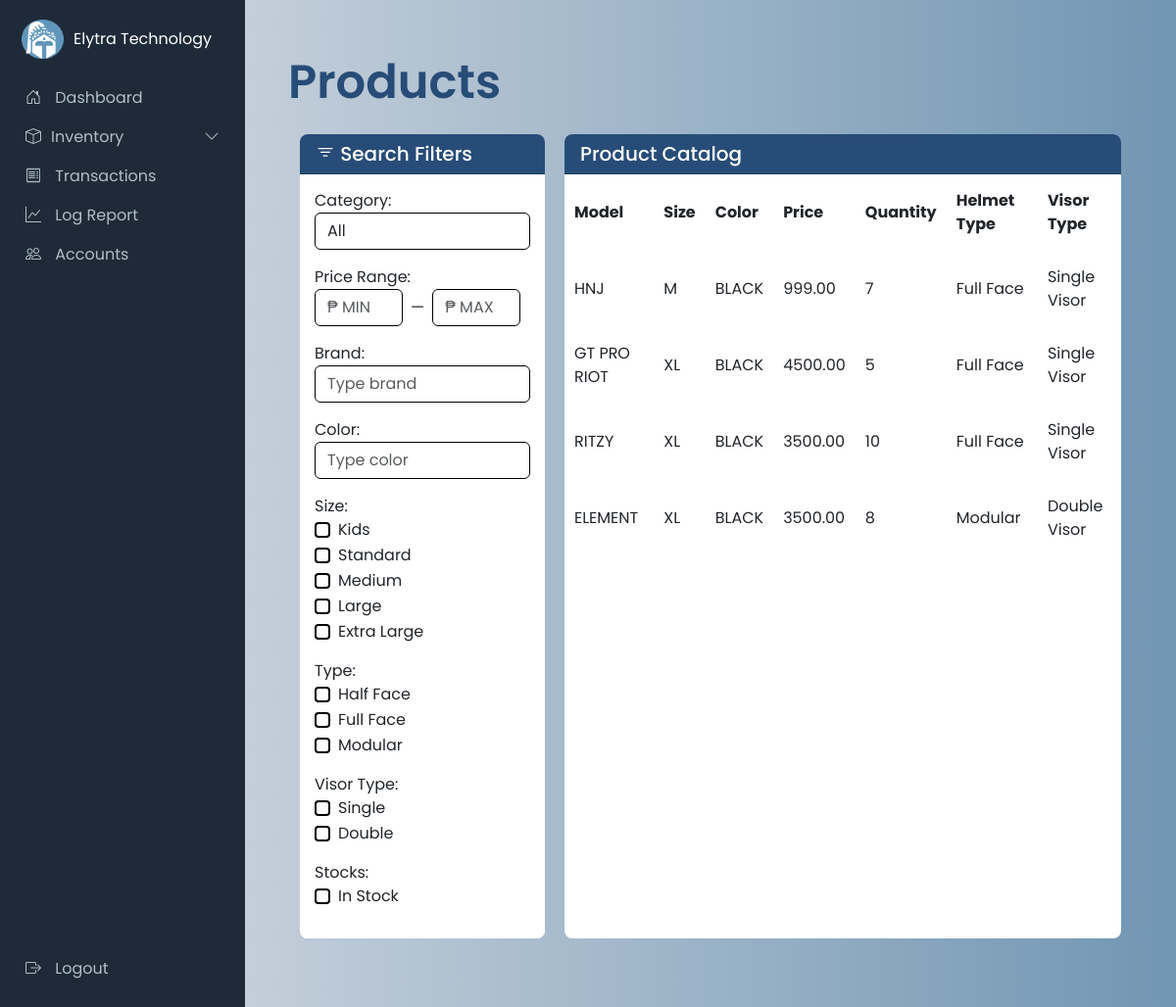
Screenshot of /products/ with the database file from the repository.
### etms_app/models.py (models this page shows, shortened)
class Helmet(models.Model):
    HELMET_TYPES = [
        ('Full Face', 'Full Face'),
        ('Half Face', 'Half Face'),
        ('Modular', 'Modular'),
        ('Off-Road', 'Off-Road'),
        ('Open Face', 'Open Face'),
    ]
    VISOR_TYPES = [
        ('Single Visor', 'Single Visor'),
        ('Double Visor', 'Double Visor'),
    ]
    brand = models.CharField(max_length=100)  # Default brand
    model = models.CharField(max_length=100)  # Default model
    size = models.CharField(max_length=10)  # Default size
    color = models.CharField(max_length=50)  # Default color
    price = models.DecimalField(max_digits=10, decimal_places=2, default=0.00)  # Default price
    quantity = models.IntegerField(default=0)  # Default stock quantity
    helmet_type = models.CharField(max_length=20, choices=HELMET_TYPES, default="Full Face")
    visor_type = models.CharField(max_length=20, choices=VISOR_TYPES, default="Single Visor")

### etms_app/views.py (the view)
# urls.py: path("products/", products, name="products"),
def products(request):
    helmets = Helmet.objects.all()
    context = {
        "helmets": helmets,
        "current_tab": "products"
    }
    return render(request, "products.html", context)

### etms_app/templates/products.html (shortened to what this page needs)
<!DOCTYPE html>
{% extends "index.html" %}
{% load static %}
{% block main_contents %}
<div class="container-fluid px-2 my-3">
    <div class="card" style="border: none; background-color: transparent; border-radius: 8px;">
        <div class="card-body px-3 pt-1">
            <div class="d-flex justify-content-between align-items-center mb-4">
                <h1 class="mb-0" style="color: #274C77; font-weight: 600; font-size: 3.0rem;">Products</h1>
            </div>
    <div class="container my-0 d-flex w-100" style="gap: 20px;">
        <div class="card mb-4" style="border: none; border-radius: 8px; width: 250px;">
            <div class="card-header" style="background-color: #274C77; color: white; border-radius: 8px 8px 0 0;">
                <h5 class="card-title mb-0">
                    <i class="bi bi-filter"></i> Search Filters
                </h5>
            </div>
        <div class="filter-container me-3" style="width: 30vh; padding: 15px; min-height: 0vh;">
                    <div class="mb-3">
                        <label for="category">Category:</label>
                        <select id="category" class="form-control" onchange="applyFilters()">
                            <option value="">All</option>
                        </select>
                    </div>
                    <div class="mb-3">
                        <label>Price Range:</label>
                        <div class="d-flex align-items-center">
                            <input type="number" id="minPrice" placeholder="₱ MIN" class="form-control me-2" style="width: 90px;" oninput="applyFilters()">
                            <span>—</span>
                            <input type="number" id="maxPrice" placeholder="₱ MAX" class="form-control ms-2" style="width: 90px;" oninput="applyFilters()">
                        </div>
                    </div>
                    <div class="mb-3">
                        <label for="brand">Brand:</label>
                        <input type="text" id="brand" class="form-control" placeholder="Type brand" oninput="applyFilters()">
                    </div>
                    <div class="mb-3">
                        <label for="color">Color:</label>
                        <input type="text" id="color" class="form-control" placeholder="Type color" oninput="applyFilters()">
                    </div>
                    <div class="mb-3">
                        <label>Size:</label>
                        <div class="form-check">
                            <input class="form-check-input" type="checkbox" value="Kids" id="sizeKids" onchange="applyFilters()">
                            <label class="form-check-label" for="sizeKids">Kids</label>
                        </div>
                        <div class="form-check">
                            <input class="form-check-input" type="checkbox" value="Standard" id="sizeStandard" onchange="applyFilters()">
                            <label class="form-check-label" for="sizeStandard">Standard</label>
                        </div>
                        <div class="form-check">
                            <input class="form-check-input" type="checkbox" value="Medium" id="sizeMedium" onchange="applyFilters()">
                            <label class="form-check-label" for="sizeMedium">Medium</label>
                        </div>
                        <div class="form-check">
                            <input class="form-check-input" type="checkbox" value="Large" id="sizeLarge" onchange="applyFilters()">
                            <label class="form-check-label" for="sizeLarge">Large</label>
                        </div>
                        <div class="form-check">
                            <input class="form-check-input" type="checkbox" value="Extra Large" id="sizeXLarge" onchange="applyFilters()">
                            <label class="form-check-label" for="sizeXLarge">Extra Large</label>
                        </div>
                        </div>
                    <div class="mb-3">
                        <label>Type:</label>
                        <div class="form-check">
                               <input class="form-check-input" type="checkbox" value="Half Face" id="typeHalf" onchange="applyFilters()">
                               <label class="form-check-label" for="typeHalf">Half Face</label>
                        </div>
                        <div class="form-check">
                            <input class="form-check-input" type="checkbox" value="Full Face" id="typeFull" onchange="applyFilters()">
                               <label class="form-check-label" for="typeFull">Full Face</label>
                        </div>
                        <div class="form-check">
                                <input class="form-check-input" type="checkbox" value="Modular" id="typeMod" onchange="applyFilters()">
                               <label class="form-check-label" for="typeMod">Modular</label>
                        </div>
                    </div>
                    <div class="mb-3">
                        <label>Visor Type:</label>
                        <div class="form-check">
                            <input class="form-check-input" type="checkbox" id="visorSingle" name="visor" value="Single" onchange="applyFilters()">
                            <label class="form-check-label" for="visorSingle">Single</label>
                        </div>
                        <div class="form-check">
                            <input class="form-check-input" type="checkbox" id="visorDouble" name="visor" value="Double" onchange="applyFilters()">
                            <label class="form-check-label" for="visorDouble">Double</label>
                        </div>
                    </div>
                <div class="mb-3">
                     <label>Stocks:</label>
                     <div class="form-check">
                            <input class="form-check-input" type="checkbox" value="inStock" id="inStock" onchange="applyFilters()">
                            <label class="form-check-label" for="inStock">In Stock</label>
                    </div>
                </div>
                </div>
         </div>
    <div class="card mb-4 flex-grow-1" style="border: none; border-radius: 8px;">
        <div class="card-header" style="background-color: #274C77; color: white; border-radius: 8px 8px 0 0;">
            <h5 class="card-title mb-0">Product Catalog</h5>
        </div>
        <div class="card-body p-0 overflow-auto" style="max-height: 700px; border-radius: 0 0 8px 8px;">
            <div class="product-table">
                {% include "productTable.html" with table_id="productTable" %}
            </div>
        </div>
    </div>
</div>
    </div>
</div>
{% endblock %}

### etms_app/templates/productTable.html (shortened to what this page needs)
<!DOCTYPE html>
<html lang="en">
<head>
</head>
<body>
    <table>
        <tr>
            <th>Model</th>
            <th>Size</th>
            <th>Color</th>
            <th>Price</th>
            <th>Quantity</th>
            <th>Helmet Type</th>
            <th>Visor Type</th>
        </tr>
        {% for helmet in helmets %}
        <tr>
            <td>{{ helmet.model }}</td>
            <td>{{ helmet.size }}</td>
            <td>{{ helmet.color }}</td>
            <td>{{ helmet.price }}</td>
            <td>{{ helmet.quantity }}</td>
            <td>{{ helmet.helmet_type }}</td>
            <td>{{ helmet.visor_type }}</td>
        </tr>
        {% endfor %}
    </table>
</body>
</html>

### etms_app/templates/index.html (style rules this page uses)
body { font-family: 'Poppins', sans-serif; margin: 0; padding: 0; height: 100vh; display: flex; }

### etms_app/templates/productTable.html (style rules this page uses)
table { width: 100%; border-collapse: collapse; }

### etms_app/templates/products.html (style rules this page uses)
body { background: linear-gradient(to right, #d9dde4, #7196b3); height: 100%; overflow: hidden; }
.product-table { width: 100%; overflow-x: auto; }
table td, table th { padding: 15px 10px; }
.filter-container { background-color: #ffffff; border-radius: 8px; margin-right: 20px; flex: 1; min-width: 250px; max-width: 30%; padding: 15px; }
.container { display: flex; flex-wrap: wrap; gap: 20px; overflow: auto; }
.card.mb-4.flex-grow-1 { flex: 2; min-width: 60%; }
.card-body { flex-grow: 1; max-height: 100vh; overflow-y: auto; }
.form-control { border: 1px solid #000000; border-radius: 6px; transition: all 0.3s ease-in-out; }
.form-check-input { border: 2px solid #000000; border-radius: 4px; }
.main-content > * { margin-bottom: 0; padding-bottom: 0; }

### rows the page displays
Helmet: model "HNJ", size "M", color "BLACK", price "999.00", quantity "7", helmet_type "Full Face", visor_type "Single Visor"
Helmet: model "GT PRO RIOT", size "XL", color "BLACK", price "4500.00", quantity "5", helmet_type "Full Face", visor_type "Single Visor"
Helmet: model "RITZY", size "XL", color "BLACK", price "3500.00", quantity "10", helmet_type "Full Face", visor_type "Single Visor"
Helmet: model "ELEMENT", size "XL", color "BLACK", price "3500.00", quantity "8", helmet_type "Modular", visor_type "Double Visor"
